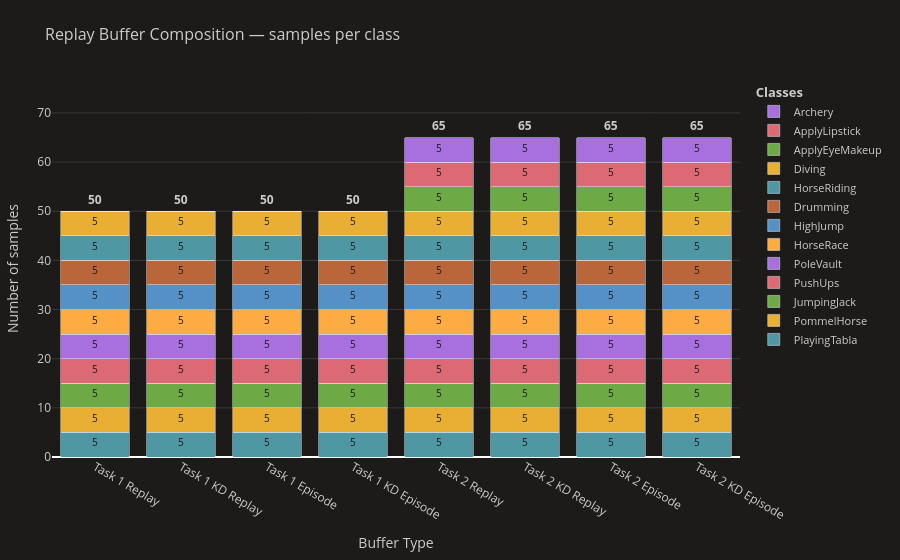

Notebook source saved alongside this figure:
### Code cell
buffer_comparison = {
    "Task 1 Replay": replay_buf_t1,
    "Task 1 KD Replay": replay_buf_t1_kd,
    "Task 1 Episode": episode_buffer_t1,
    "Task 1 KD Episode": episode_buffer_t1_kd,
    "Task 2 Replay": replay_buf_t2,
    "Task 2 KD Replay": replay_buf_t2_kd,
    "Task 2 Episode": episode_buffer_t2,
    "Task 2 KD Episode": episode_buffer_t2_kd
}

fig = plot_buffer_composition(buffer_comparison, class_names=class_names)

fig.show()

### Figure 1 — Plotly figure (JSON) as saved in the notebook; plotly's stock layout.template omitted (floating-point values rounded to 4 significant figures)
{"data": [{"cliponaxis": false, "marker": {"color": "#4f98a3"}, "name": "PlayingTabla", "text": ["5", "5", "5", "5", "5", "5", "5", "5"], "textfont": {"color": "#1c1b19", "size": 10}, "textposition": "inside", "type": "bar", "x": ["Task 1 Replay", "Task 1 KD Replay", "Task 1 Episode", "Task 1 KD Episode", "Task 2 Replay", "Task 2 KD Replay", "Task 2 Episode", "Task 2 KD Episode"], "y": [5, 5, 5, 5, 5, 5, 5, 5]}, {"cliponaxis": false, "marker": {"color": "#e8af34"}, "name": "PommelHorse", "text": ["5", "5", "5", "5", "5", "5", "5", "5"], "textfont": {"color": "#1c1b19", "size": 10}, "textposition": "inside", "type": "bar", "x": ["Task 1 Replay", "Task 1 KD Replay", "Task 1 Episode", "Task 1 KD Episode", "Task 2 Replay", "Task 2 KD Replay", "Task 2 Episode", "Task 2 KD Episode"], "y": [5, 5, 5, 5, 5, 5, 5, 5]}, {"cliponaxis": false, "marker": {"color": "#6daa45"}, "name": "JumpingJack", "text": ["5", "5", "5", "5", "5", "5", "5", "5"], "textfont": {"color": "#1c1b19", "size": 10}, "textposition": "inside", "type": "bar", "x": ["Task 1 Replay", "Task 1 KD Replay", "Task 1 Episode", "Task 1 KD Episode", "Task 2 Replay", "Task 2 KD Replay", "Task 2 Episode", "Task 2 KD Episode"], "y": [5, 5, 5, 5, 5, 5, 5, 5]}, {"cliponaxis": false, "marker": {"color": "#dd6974"}, "name": "PushUps", "text": ["5", "5", "5", "5", "5", "5", "5", "5"], "textfont": {"color": "#1c1b19", "size": 10}, "textposition": "inside", "type": "bar", "x": ["Task 1 Replay", "Task 1 KD Replay", "Task 1 Episode", "Task 1 KD Episode", "Task 2 Replay", "Task 2 KD Replay", "Task 2 Episode", "Task 2 KD Episode"], "y": [5, 5, 5, 5, 5, 5, 5, 5]}, {"cliponaxis": false, "marker": {"color": "#a86fdf"}, "name": "PoleVault", "text": ["5", "5", "5", "5", "5", "5", "5", "5"], "textfont": {"color": "#1c1b19", "size": 10}, "textposition": "inside", "type": "bar", "x": ["Task 1 Replay", "Task 1 KD Replay", "Task 1 Episode", "Task 1 KD Episode", "Task 2 Replay", "Task 2 KD Replay", "Task 2 Episode", "Task 2 KD Episode"], "y": [5, 5, 5, 5, 5, 5, 5, 5]}, {"cliponaxis": false, "marker": {"color": "#fdab43"}, "name": "HorseRace", "text": ["5", "5", "5", "5", "5", "5", "5", "5"], "textfont": {"color": "#1c1b19", "size": 10}, "textposition": "inside", "type": "bar", "x": ["Task 1 Replay", "Task 1 KD Replay", "Task 1 Episode", "Task 1 KD Episode", "Task 2 Replay", "Task 2 KD Replay", "Task 2 Episode", "Task 2 KD Episode"], "y": [5, 5, 5, 5, 5, 5, 5, 5]}, {"cliponaxis": false, "marker": {"color": "#5591c7"}, "name": "HighJump", "text": ["5", "5", "5", "5", "5", "5", "5", "5"], "textfont": {"color": "#1c1b19", "size": 10}, "textposition": "inside", "type": "bar", "x": ["Task 1 Replay", "Task 1 KD Replay", "Task 1 Episode", "Task 1 KD Episode", "Task 2 Replay", "Task 2 KD Replay", "Task 2 Episode", "Task 2 KD Episode"], "y": [5, 5, 5, 5, 5, 5, 5, 5]}, {"cliponaxis": false, "marker": {"color": "#bb653b"}, "name": "Drumming", "text": ["5", "5", "5", "5", "5", "5", "5", "5"], "textfont": {"color": "#1c1b19", "size": 10}, "textposition": "inside", "type": "bar", "x": ["Task 1 Replay", "Task 1 KD Replay", "Task 1 Episode", "Task 1 KD Episode", "Task 2 Replay", "Task 2 KD Replay", "Task 2 Episode", "Task 2 KD Episode"], "y": [5, 5, 5, 5, 5, 5, 5, 5]}, {"cliponaxis": false, "marker": {"color": "#4f98a3"}, "name": "HorseRiding", "text": ["5", "5", "5", "5", "5", "5", "5", "5"], "textfont": {"color": "#1c1b19", "size": 10}, "textposition": "inside", "type": "bar", "x": ["Task 1 Replay", "Task 1 KD Replay", "Task 1 Episode", "Task 1 KD Episode", "Task 2 Replay", "Task 2 KD Replay", "Task 2 Episode", "Task 2 KD Episode"], "y": [5, 5, 5, 5, 5, 5, 5, 5]}, {"cliponaxis": false, "marker": {"color": "#e8af34"}, "name": "Diving", "text": ["5", "5", "5", "5", "5", "5", "5", "5"], "textfont": {"color": "#1c1b19", "size": 10}, "textposition": "inside", "type": "bar", "x": ["Task 1 Replay", "Task 1 KD Replay", "Task 1 Episode", "Task 1 KD Episode", "Task 2 Replay", "Task 2 KD Replay", "Task 2 Episode", "Task 2 KD Episode"], "y": [5, 5, 5, 5, 5, 5, 5, 5]}, {"cliponaxis": false, "marker": {"color": "#6daa45"}, "name": "ApplyEyeMakeup", "text": ["", "", "", "", "5", "5", "5", "5"], "textfont": {"color": "#1c1b19", "size": 10}, "textposition": "inside", "type": "bar", "x": ["Task 1 Replay", "Task 1 KD Replay", "Task 1 Episode", "Task 1 KD Episode", "Task 2 Replay", "Task 2 KD Replay", "Task 2 Episode", "Task 2 KD Episode"], "y": [0, 0, 0, 0, 5, 5, 5, 5]}, {"cliponaxis": false, "marker": {"color": "#dd6974"}, "name": "ApplyLipstick", "text": ["", "", "", "", "5", "5", "5", "5"], "textfont": {"color": "#1c1b19", "size": 10}, "textposition": "inside", "type": "bar", "x": ["Task 1 Replay", "Task 1 KD Replay", "Task 1 Episode", "Task 1 KD Episode", "Task 2 Replay", "Task 2 KD Replay", "Task 2 Episode", "Task 2 KD Episode"], "y": [0, 0, 0, 0, 5, 5, 5, 5]}, {"cliponaxis": false, "marker": {"color": "#a86fdf"}, "name": "Archery", "text": ["", "", "", "", "5", "5", "5", "5"], "textfont": {"color": "#1c1b19", "size": 10}, "textposition": "inside", "type": "bar", "x": ["Task 1 Replay", "Task 1 KD Replay", "Task 1 Episode", "Task 1 KD Episode", "Task 2 Replay", "Task 2 KD Replay", "Task 2 Episode", "Task 2 KD Episode"], "y": [0, 0, 0, 0, 5, 5, 5, 5]}], "layout": {"annotations": [{"font": {"color": "#cdccca", "size": 12}, "showarrow": false, "text": "<b>50</b>", "x": 0, "y": 50, "yshift": 12}, {"font": {"color": "#cdccca", "size": 12}, "showarrow": false, "text": "<b>50</b>", "x": 1, "y": 50, "yshift": 12}, {"font": {"color": "#cdccca", "size": 12}, "showarrow": false, "text": "<b>50</b>", "x": 2, "y": 50, "yshift": 12}, {"font": {"color": "#cdccca", "size": 12}, "showarrow": false, "text": "<b>50</b>", "x": 3, "y": 50, "yshift": 12}, {"font": {"color": "#cdccca", "size": 12}, "showarrow": false, "text": "<b>65</b>", "x": 4, "y": 65, "yshift": 12}, {"font": {"color": "#cdccca", "size": 12}, "showarrow": false, "text": "<b>65</b>", "x": 5, "y": 65, "yshift": 12}, {"font": {"color": "#cdccca", "size": 12}, "showarrow": false, "text": "<b>65</b>", "x": 6, "y": 65, "yshift": 12}, {"font": {"color": "#cdccca", "size": 12}, "showarrow": false, "text": "<b>65</b>", "x": 7, "y": 65, "yshift": 12}], "barmode": "stack", "font": {"color": "#cdccca"}, "legend": {"bgcolor": "rgba(0,0,0,0)", "font": {"size": 11}, "orientation": "v", "title": {"text": "<b>Classes</b>"}, "x": 1.02, "xanchor": "left", "y": 1, "yanchor": "top"}, "margin": {"b": 50, "l": 50, "r": 160, "t": 80}, "paper_bgcolor": "#1c1b19", "plot_bgcolor": "#1c1b19", "title": {"font": {"color": "#cdccca", "size": 16}, "text": "Replay Buffer Composition — samples per class"}, "xaxis": {"showgrid": false, "tickfont": {"size": 12}, "title": {"text": "Buffer Type"}}, "yaxis": {"gridcolor": "#393836", "range": [0, 76.7], "title": {"text": "Number of samples"}}}}
